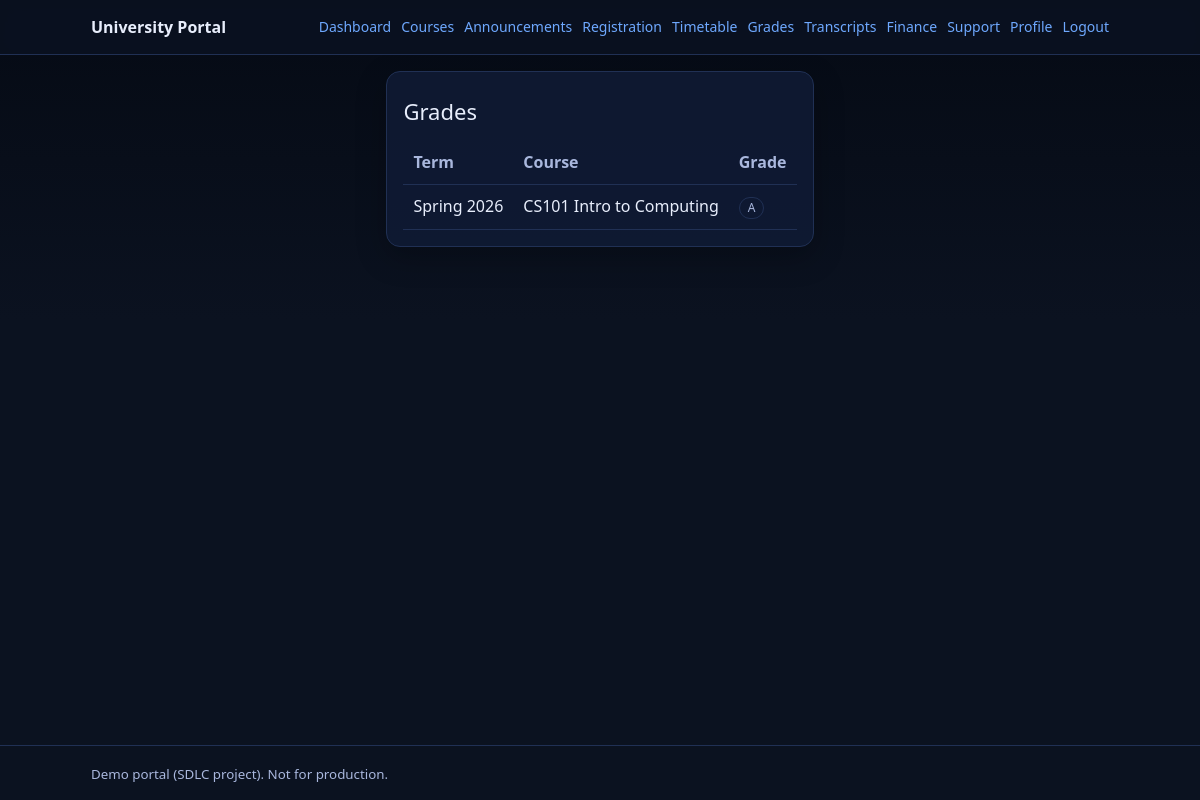
/grades/ (signed in), run on the app's committed database.
### portal/models.py (models this page shows, shortened)
class Grade(models.Model):
	section = models.ForeignKey(Section, on_delete=models.CASCADE, related_name="grades")
	student = models.ForeignKey(settings.AUTH_USER_MODEL, on_delete=models.PROTECT)
	value = models.CharField(max_length=8, blank=True)
	released = models.BooleanField(default=False)
	updated_at = models.DateTimeField(auto_now=True)
	class Meta:
		unique_together = [("section", "student")]

class Section(models.Model):
	term = models.ForeignKey(Term, on_delete=models.PROTECT)
	course = models.ForeignKey(Course, on_delete=models.PROTECT)
	section_code = models.CharField(max_length=16, default="A")
	capacity = models.PositiveIntegerField(default=30)
	meeting_days = models.CharField(max_length=32, blank=True)
	start_time = models.TimeField(null=True, blank=True)
	end_time = models.TimeField(null=True, blank=True)
	location = models.CharField(max_length=120, blank=True)

class Term(models.Model):
	name = models.CharField(max_length=64, unique=True)
	start_date = models.DateField()
	end_date = models.DateField()
	is_active = models.BooleanField(default=False)
	registration_start = models.DateTimeField(null=True, blank=True)
	registration_end = models.DateTimeField(null=True, blank=True)

class Course(models.Model):
	code = models.CharField(max_length=16, unique=True)
	title = models.CharField(max_length=200)
	department = models.CharField(max_length=50, blank=True)
	level = models.CharField(max_length=16, blank=True)
	credits = models.DecimalField(max_digits=4, decimal_places=1, default=3.0)
	description = models.TextField(blank=True)

### portal/views.py (the view)
# urls.py: path("grades/", views.grades, name="grades"),
@login_required
def grades(request: HttpRequest) -> HttpResponse:
	_require_role(request, "STUDENT")
	grades_qs = (
		Grade.objects.select_related("section__course", "section__term")
		.filter(student=request.user, released=True)
		.order_by("-section__term__start_date", "section__course__code")
	)
	return render(request, "portal/grades.html", {"grades": grades_qs})

### portal/context_processors.py (called while the page is built)
def portal_nav(request):
    user = request.user
    return {
        "nav": {
            "is_student": user_in_any_group(user, [ROLE_STUDENT]),
            "is_faculty": user_in_any_group(user, [ROLE_FACULTY]),
            "is_registrar": user_in_any_group(user, [ROLE_REGISTRAR, ROLE_IT_ADMIN]),
            "is_finance": user_in_any_group(user, [ROLE_FINANCE, ROLE_IT_ADMIN]),
            "is_alumni": user_in_any_group(user, [ROLE_ALUMNI]),
            "is_admin": user.is_authenticated and (user.is_superuser or user_in_any_group(user, [ROLE_IT_ADMIN])),
        }
    }

### portal/roles.py (called while the page is built)
def user_in_any_group(user: User, group_names: Iterable[str]) -> bool:
    if not user.is_authenticated:
        return False
    if user.is_superuser:
        return True
    return user.groups.filter(name__in=list(group_names)).exists()

def is_in_role(user: User, role_key_or_group_name: str) -> bool:
    groups = ROLE_KEY_GROUPS.get(role_key_or_group_name)
    if groups is None:
        groups = [role_key_or_group_name]
    return user_in_any_group(user, groups)

### portal/views.py (called while the page is built)
def _require_role(request: HttpRequest, *roles: str) -> None:
	if request.user.is_superuser:
		return
	if any(is_in_role(request.user, r) for r in roles):
		return
	raise PermissionDenied()

### templates/portal/grades.html (shortened to what this page needs)
{% extends 'portal/base.html' %}
{% block content %}
<div class="card">
    <div class="h1">Grades</div>
    {% if grades %}
    <table class="table">
        <thead>
            <tr>
                <th>Term</th>
                <th>Course</th>
                <th>Grade</th>
            </tr>
        </thead>
        <tbody>
            {% for g in grades %}
            <tr>
                <td>{{ g.section.term.name }}</td>
                <td>{{ g.section.course.code }} {{ g.section.course.title }}</td>
                <td><span class="badge">{{ g.value|default:'—' }}</span></td>
            </tr>
            {% endfor %}
        </tbody>
    </table>
    {% else %}
    <p class="h2">No released grades yet.</p>
    {% endif %}
</div>
{% endblock %}

### static/portal.css (style rules this page uses)
:root { --bg: #0b1220; --card: #0f1a33; --text: #e8eefc; --muted: #a9b7dd; --brand: #6ea8fe; --border: #203054; --good: #2fbf71; --warn: #f59f00; --bad: #fa5252; }
* { box-sizing: border-box }
html, body { height: 100%; }
body { margin: 0; font-family: system-ui, -apple-system, Segoe UI, Roboto, Helvetica, Arial; line-height: 1.4; background: linear-gradient(180deg, #050a14, #0b1220 40%, #0b1220); color: var(--text); min-height: 100vh; display: flex; flex-direction: column; }
.card { background: rgba(15, 26, 51, .9); border: 1px solid var(--border); border-radius: 14px; padding: 16px; box-shadow: 0 10px 30px rgba(0, 0, 0, .25) }
.h1 { font-size: 22px; margin: 8px 0 14px 0 }
.table { width: 100%; border-collapse: collapse }
.table th, .table td { padding: 10px; border-bottom: 1px solid var(--border); vertical-align: top }
.table th { color: var(--muted); text-align: left; font-weight: 600 }
.badge { display: inline-block; padding: 2px 8px; border-radius: 999px; border: 1px solid var(--border); color: var(--muted); font-size: 12px }

### data on the page
Grade: section.term.name "Spring 2026", section.course.code "CS101", section.course "Intro to Computing", value "A"
